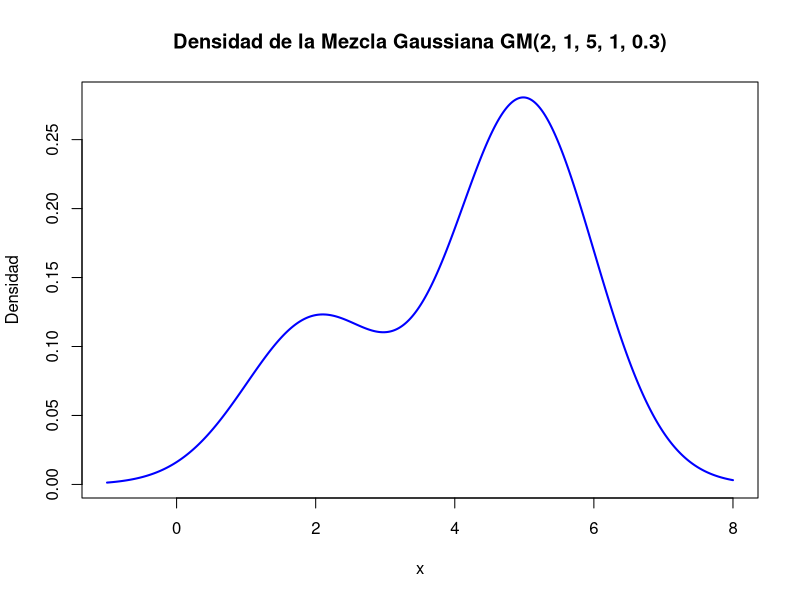
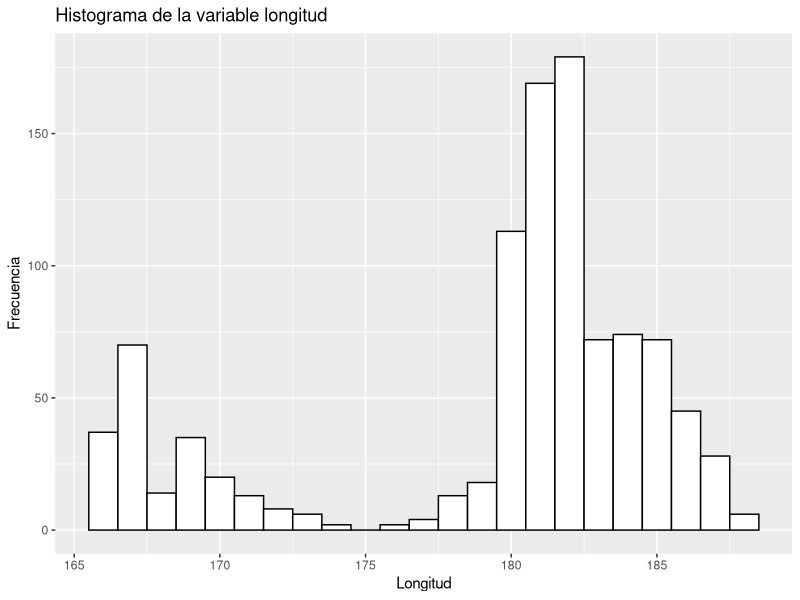
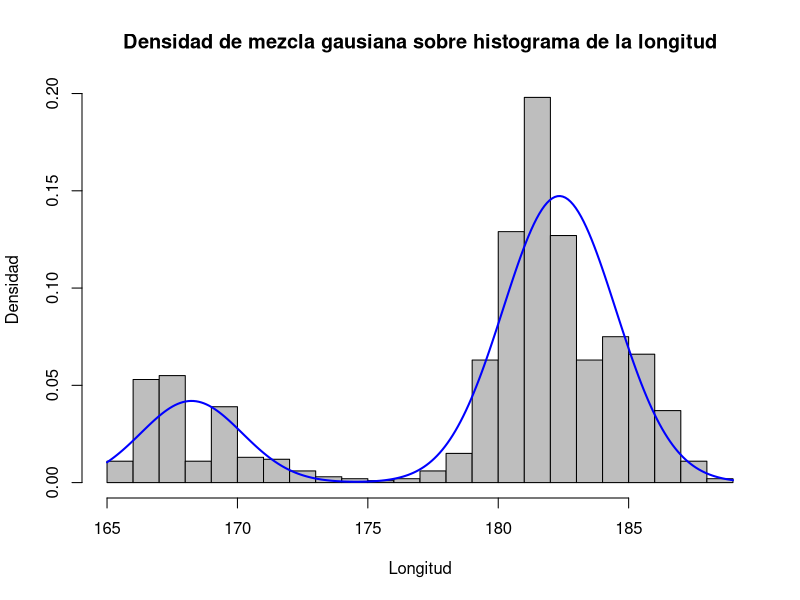
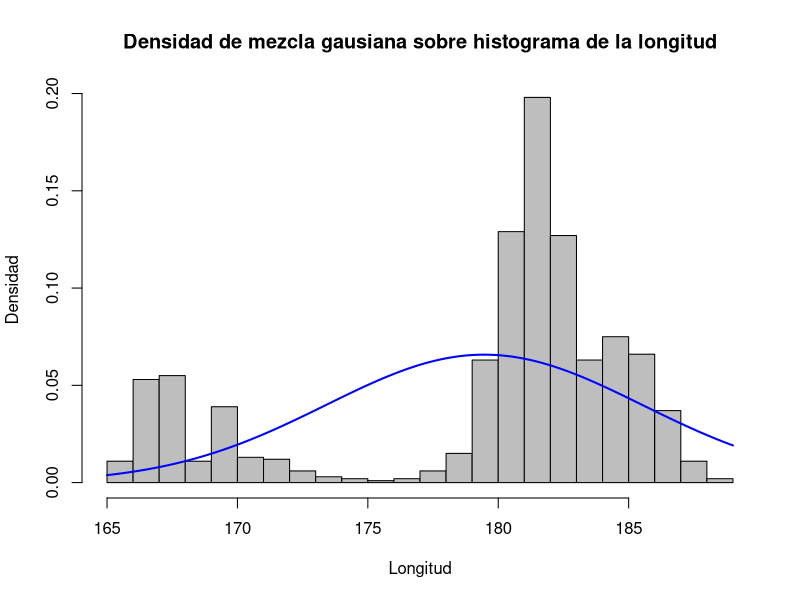
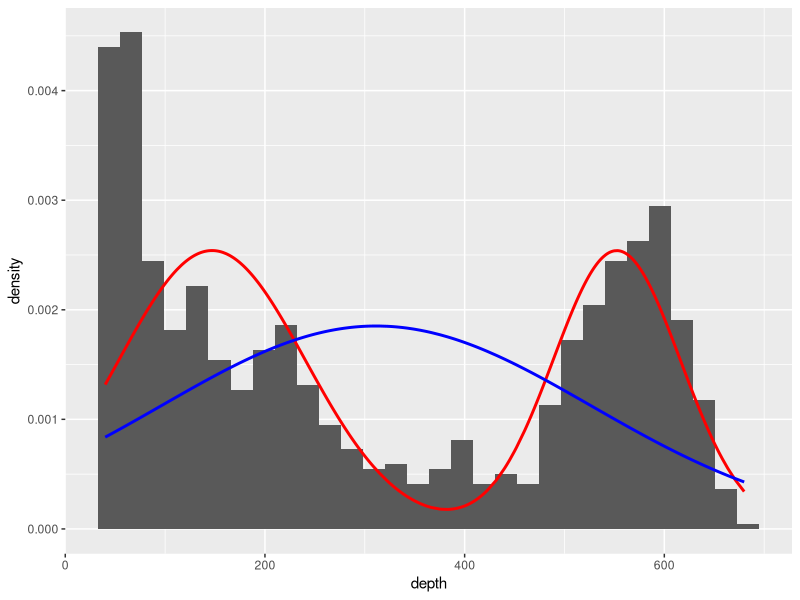
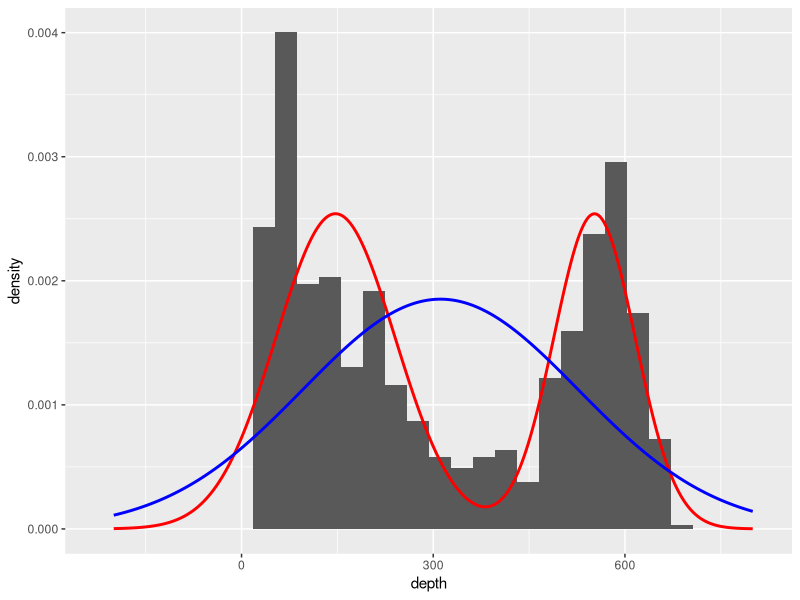
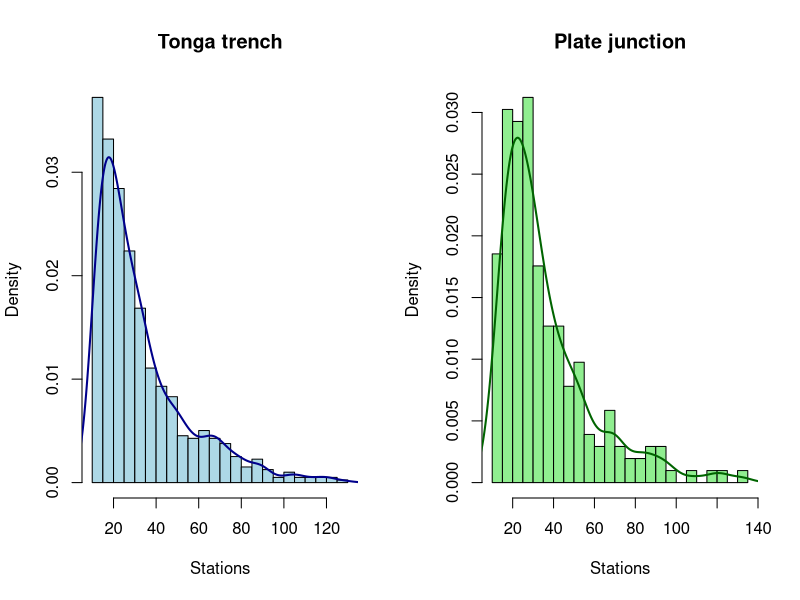

Generate these figures, in order, with R:
## ---- chunk 1
knitr::opts_chunk$set(echo = TRUE)

rm(list=ls())

library(mclust)
library(ggplot2)
library(dplyr)
library(tidyr)
## ---- chunk 2
data<-quakes
## ---- chunk 3
densidadmg <- function(x, mu1, sd1, mu2, sd2, w) {
  densidad <- w * dnorm(x, mean = mu1, sd = sd1) + (1-w) * dnorm(x, mean = mu2, sd = sd2)
  return(densidad)
}
## ---- chunk 4
# Establecemos el rango de x
x <- seq(-1, 8, length.out = 500)

#Calculamos la densidad
densidad <- densidadmg(x, 2,1,5,1,0.3)

#Graficamos la densidad
plot(x, densidad, type = "l", col = "blue", lwd = 2,
     main = "Densidad de la Mezcla Gaussiana GM(2, 1, 5, 1, 0.3)",
     xlab = "x", ylab = "Densidad")
## ---- chunk 5
p <- ggplot(data, aes(x=long)) + 
  geom_histogram(color="black", fill="white", breaks=(floor(min(data$long))+0.5):(ceiling(max(data$long))-0.5)) +
  labs(title="Histograma de la variable longitud",x="Longitud", y = "Frecuencia")
p
## ---- chunk 6
#Creamos la función de log-verosimilitud negativa
log_verosimilitud <- function(params, x) {
  mu1 <- params[1]
  sd1 <- params[2]
  mu2 <- params[3]
  sd2 <- params[4]
  w <- params[5]

  # Calcular la log-verosimilitud negativa
  densidades <- densidadmg(x, mu1, sd1, mu2, sd2, w)
  return(-sum(log(densidades)))
}

# Buscamos los valores optimizando
resultado <- optim(
  par = c(167,2,182,2,0.3),
  fn = log_verosimilitud,
  x = data$long,
  method = "L-BFGS-B",
  lower = c(-Inf, 0.01, -Inf, 0.01, 0.01),
  upper = c(Inf, Inf, Inf, Inf, 0.99)
)

cat("Estimación del parámetro mu1:",resultado$par[1],"\n")
cat("Estimación del parámetro sd1:",resultado$par[2],"\n")
cat("Estimación del parámetro mu2:",resultado$par[3],"\n")
cat("Estimación del parámetro sd2:",resultado$par[4],"\n")
cat("Estimación del parámetro w:",resultado$par[5],"\n")
## ---- chunk 7
x <- seq(165,189,length.out = 240)
y <- densidadmg(x, resultado$par[1],resultado$par[2],resultado$par[3],resultado$par[4],resultado$par[5])

# Crear el histograma
hist(data$long, breaks = 30, probability = TRUE, col = "gray", xlab = "Longitud", ylab = "Densidad", main = "")

# Superponer la curva de densidad
title <- "Densidad de mezcla gausiana sobre histograma de la longitud"
lines(x, y, col = "blue", lwd = 2, lty = 1)
title(main = title)
## ---- chunk 8
#Creamos la función de log-verosimilitud negativa
log_verosimilitud2 <- function(params, x) {
  mu <- params[1]
  sd <- params[2]

  # Calcular la log-verosimilitud negativa
  densidades <- dnorm(x, mean = mu, sd = sd)
  return(-sum(log(densidades)))
}

# Buscamos los valores optimizando
resultado2 <- optim(
  par = c(mean(data$long),sd(data$long)),
  fn = log_verosimilitud2,
  x = data$long,
  method = "L-BFGS-B",
  lower = c(-Inf, 0.01),
  upper = c(Inf, Inf)
)

cat("Estimación del parámetro mu:",resultado2$par[1],"\n")
cat("Estimación del parámetro sd:",resultado2$par[2],"\n")
## ---- chunk 9
x <- seq(165,189,length.out = 240)
y <- dnorm(x, resultado2$par[1],resultado2$par[2])

# Crear el histograma
hist(data$long, breaks = 30, probability = TRUE, col = "gray", xlab = "Longitud", ylab = "Densidad", main = "")

# Superponer la curva de densidad
title <- "Densidad de mezcla gausiana sobre histograma de la longitud"
lines(x, y, col = "blue", lwd = 2, lty = 1)
title(main = title)
## ---- chunk 10
# Definimos las funciones para calcular el AIC y BIC a partir de las logverosimilitudes
AICfromL <- function(x, params, LogLike){
  return(  2*length(params) + 2*LogLike(params,x) ) #Sumamos en vez de restar porque las LogVerosimilitudes las hemos cambiado de signo
}
BICfromL <- function(x, params, LogLike){
  return( length(params)*log(length(x)) + 2*LogLike(params,x) ) # idem a AICfromL
}

#AIC y BIC del modelo gaussiano simple:
AICsimple <- AICfromL(data$long, params = resultado2$par, log_verosimilitud2)
BICsimple <- BICfromL(data$long, params = resultado2$par, log_verosimilitud2)

cat('\nResultados de los criterios AIC y BIC para el modelo simple: \nAIC:', AICsimple,'\nBIC:', BICsimple)

#AIC y BIC del modelo gaussiano ponderado:
AICponderado <- AICfromL(data$long, params = resultado$par, log_verosimilitud)
BICponderado <- BICfromL(data$long, params = resultado$par, log_verosimilitud)

cat('\n\nResultados de los criterios AIC y BIC para el modelo ponderado: \nAIC:', AICponderado,'\nBIC:', BICponderado)
## ---- chunk 11
resultado_lat_simple <- optim(
  par = c(mean(data$lat), sd(data$lat)),
  fn = log_verosimilitud2,
  x = data$lat,
  method = "L-BFGS-B",
  lower = c(-Inf, 0.01, -Inf, 0.01, 0.01),
  upper = c(Inf, Inf, Inf, Inf, 0.99)
)

resultado_lat_pond <- optim(
  par = c(15,2,25,2,0.3),
  fn = log_verosimilitud,
  x = data$lat,
  method = "L-BFGS-B",
  lower = c(-Inf, 0.01, -Inf, 0.01, 0.01),
  upper = c(Inf, Inf, Inf, Inf, 0.99)
)

AIC_lat_simple <- AICfromL(data$lat, params = resultado_lat_simple$par, log_verosimilitud2)
BIC_lat_simple <- BICfromL(data$lat, params = resultado_lat_simple$par, log_verosimilitud2)

cat('\nResultados de los criterios AIC y BIC para el modelo simple aplicado a latitud son: \nAIC:', AIC_lat_simple,'\nBIC:', BIC_lat_simple)

AIC_lat_pond <- AICfromL(data$lat, params = resultado_lat_pond$par, log_verosimilitud)
BIC_lat_pond <- BICfromL(data$lat, params = resultado_lat_pond$par, log_verosimilitud)

cat('\nResultados de los criterios AIC y BIC para el modelo ponderado aplicado a latitud son: \nAIC:', AIC_lat_pond,'\nBIC:', BIC_lat_pond)
## ---- chunk 12
resultado_prof_simple <- optim(
  par = c(mean(data$depth), sd(data$depth)),
  fn = log_verosimilitud2,
  x = data$depth,
  method = "L-BFGS-B",
  lower = c(-Inf, 0.01, -Inf, 0.01, 0.01),
  upper = c(Inf, Inf, Inf, Inf, 0.99)
)

resultado_prof_pond <- optim(
  par = c(75,60,600,150,0.7), #Inicializamos viendo en el histograma dónde parecen estar los dos centros de las gaussianas 170, 600
  fn = log_verosimilitud,
  x = data$depth,
  method = "L-BFGS-B",
  lower = c(0, 0.01, -Inf, 0.01, 0.01),
  upper = c(Inf, Inf, Inf, Inf, 0.99)
)

AIC_prof_simple <- AICfromL(data$lat, params = resultado_lat_simple$par, log_verosimilitud2)
BIC_prof_simple <- BICfromL(data$lat, params = resultado_lat_simple$par, log_verosimilitud2)

cat('\nResultados de los criterios AIC y BIC para el modelo simple aplicado a profundidad son: \nAIC:', AIC_prof_simple,'\nBIC:', BIC_prof_simple)

AIC_prof_pond <- AICfromL(data$lat, params = resultado_prof_pond$par, log_verosimilitud)
BIC_prof_pond <- BICfromL(data$lat, params = resultado_prof_pond$par, log_verosimilitud)

cat('\nResultados de los criterios AIC y BIC para el modelo ponderado aplicado a profundidad son: \nAIC:', AIC_prof_pond,'\nBIC:', BIC_prof_pond, '\n\n')

Xaxis <- seq(-200,800, by = 1)
densidadobtenidaX <- densidadmg( Xaxis, resultado_prof_pond$par[1], resultado_prof_pond$par[2], resultado_prof_pond$par[3], resultado_prof_pond$par[4], resultado_prof_pond$par[5] )
densidadobtenidadepth  <- densidadmg( data$depth, resultado_prof_pond$par[1], resultado_prof_pond$par[2], resultado_prof_pond$par[3], resultado_prof_pond$par[4], resultado_prof_pond$par[5] )

ggplot(data = data)+
  geom_histogram( aes(x = depth, y = ..density..) )+
  geom_line( aes( x = depth, y = densidadobtenidadepth), linewidth = 1, col = "red")+
  geom_line( aes( x = depth,y = dnorm(depth, resultado_prof_simple$par[1],resultado_prof_simple$par[2])), linewidth = 1, col = "blue")
## ---- chunk 13
ggplot()+
  geom_histogram( data = data, aes(x = depth, y = ..density..) )+
  geom_line( aes( x = Xaxis, y = densidadobtenidaX), linewidth = 1, col = "red")+
  geom_line( aes( x = Xaxis,y = dnorm(Xaxis, resultado_prof_simple$par[1],resultado_prof_simple$par[2])), linewidth = 1, col = "blue")
## ---- chunk 14
data$class <- ifelse(data$long > 175, "Tonga trench", "Plate junction")

# Separamos en un dataset por evento

data_Tonga<-data %>%
  filter(class=="Tonga trench")

data_Plate<- data %>%
  filter(class=="Plate junction")

# Función para calcular intervalos de confianza (formato aseado)
intervalo_confianza <- function(x, nivel = 0.95) {
  n <- length(x)
  mean_x <- mean(x)
  se <- sd(x) / sqrt(n)  # Error estándar
  error <- qt((1 + nivel) / 2, df = n - 1) * se
  c(Media = mean_x, LI = mean_x - error, LS = mean_x + error)
}

# Procesar datos para Tonga Trench
resultados_tonga <- data_Tonga %>%
  summarise(
    Longitud = intervalo_confianza(long),
    Latitud = intervalo_confianza(lat),
    Profundidad = intervalo_confianza(depth)
  )

# Trasponer y renombrar columnas para Tonga
resultados_tonga <- as.data.frame(t(resultados_tonga))  # Transponer
colnames(resultados_tonga) <- c("Media", "Valor inferior", "Valor superior")  # Renombrar columnas

# Procesar datos para Plate Junction
resultados_plate <- data_Plate %>%
  summarise(
    Longitud = intervalo_confianza(long),
    Latitud = intervalo_confianza(lat),
    Profundidad = intervalo_confianza(depth)
  )

# Trasponer y renombrar columnas para Plate
resultados_plate <- as.data.frame(t(resultados_plate))  # Transponer
colnames(resultados_plate) <- c("Media", "Valor inferior", "Valor superior")  # Renombrar columnas
## ---- chunk 15
# Mostrar resultados
# Resultados de Tonga
print(resultados_tonga)
## ---- chunk 16
#Resultados para Plate junction
print(resultados_plate)
## ---- chunk 17
# Dividir los datos en dos grupos según la magnitud
grupo1 <- data$stations[data$class == "Tonga trench"]
grupo2 <- data$stations[data$class == "Plate junction"]
## ---- chunk 18
par(mfrow = c(1, 2)) 

# Histograma para el grupo "Tonga trench"
hist(grupo1, 
     breaks = 20, 
     col = "lightblue", 
     main = "Tonga trench", 
     xlab = "Stations", 
     probability = TRUE)
lines(density(grupo1), col = "darkblue", lwd = 2)

# Histograma para el grupo "Plate junction"
hist(grupo2, 
     breaks = 20, 
     col = "lightgreen", 
     main = "Plate junction", 
     xlab = "Stations", 
     probability = TRUE)
lines(density(grupo2), col = "darkgreen", lwd = 2)
## ---- chunk 19
shapiro.test(grupo1) # para el grupo Tonga trench
shapiro.test(grupo2) # para el grupo Plate junction
## ---- chunk 20
set.seed(123) # Para reproducibilidad

# Crear una función para calcular la diferencia de medias
diff_means <- function(data1, data2) {
  mean(data1) - mean(data2)
}

# Bootstrap
n_boot <- 10000
boot_diff <- replicate(n_boot, {
  sample1 <- sample(grupo1, length(grupo1), replace = TRUE)
  sample2 <- sample(grupo2, length(grupo2), replace = TRUE)
  diff_means(sample1, sample2)
})

# Intervalo de confianza al 99% y al 90%
ci_99 <- quantile(boot_diff, probs = c(0.005, 0.995))
ci_90 <- quantile(boot_diff, probs = c(0.05, 0.95))

print(ci_99)
print(ci_90)

# Verificar si el intervalo incluye 0
if (ci_99[1] > 0 || ci_99[2] < 0) {
  cat("Rechazamos H0 al nivel de significancia 0.01\n")
} else {
  cat("No podemos rechazar H0 al nivel de significancia 0.01\n")
}

if (ci_90[1] > 0 || ci_90[2] < 0) {
  cat("Rechazamos H0 al nivel de significancia 0.1\n")
} else {
  cat("No podemos rechazar H0 al nivel de significancia 0.1\n")
}
